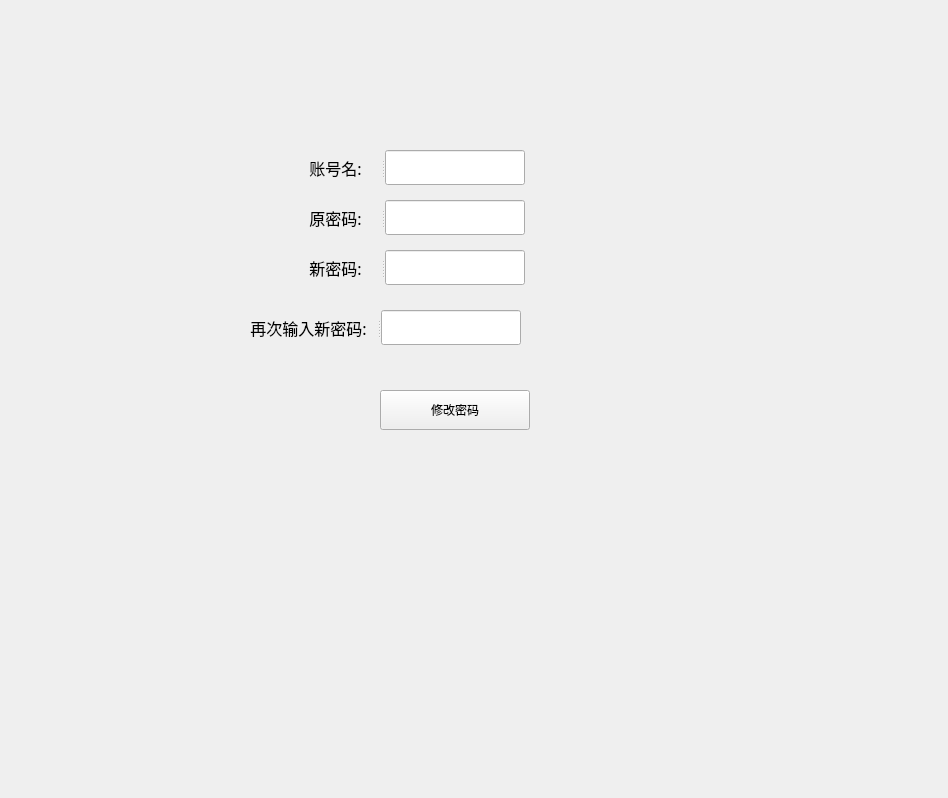
<?xml version="1.0" encoding="UTF-8"?>
<ui version="4.0">
 <class>setting_update_password</class>
 <widget class="QWidget" name="setting_update_password">
  <property name="geometry">
   <rect>
    <x>0</x>
    <y>0</y>
    <width>948</width>
    <height>798</height>
   </rect>
  </property>
  <property name="minimumSize">
   <size>
    <width>100</width>
    <height>30</height>
   </size>
  </property>
  <property name="windowTitle">
   <string>Form</string>
  </property>
  <widget class="PrimaryPushButton" name="update_pushButton">
   <property name="geometry">
    <rect>
     <x>380</x>
     <y>390</y>
     <width>150</width>
     <height>40</height>
    </rect>
   </property>
   <property name="minimumSize">
    <size>
     <width>120</width>
     <height>40</height>
    </size>
   </property>
   <property name="maximumSize">
    <size>
     <width>150</width>
     <height>40</height>
    </size>
   </property>
   <property name="mouseTracking">
    <bool>true</bool>
   </property>
   <property name="text">
    <string>修改密码</string>
   </property>
  </widget>
  <widget class="QSplitter" name="new_splitter">
   <property name="geometry">
    <rect>
     <x>290</x>
     <y>250</y>
     <width>236</width>
     <height>35</height>
    </rect>
   </property>
   <property name="orientation">
    <enum>Qt::Horizontal</enum>
   </property>
   <widget class="QLabel" name="new_label">
    <property name="minimumSize">
     <size>
      <width>90</width>
      <height>35</height>
     </size>
    </property>
    <property name="maximumSize">
     <size>
      <width>91</width>
      <height>35</height>
     </size>
    </property>
    <property name="font">
     <font>
      <family>宋体</family>
      <pointsize>12</pointsize>
     </font>
    </property>
    <property name="text">
     <string>新密码:</string>
    </property>
    <property name="alignment">
     <set>Qt::AlignCenter</set>
    </property>
   </widget>
   <widget class="LineEdit" name="new_LineEdit">
    <property name="minimumSize">
     <size>
      <width>140</width>
      <height>35</height>
     </size>
    </property>
    <property name="maximumSize">
     <size>
      <width>140</width>
      <height>35</height>
     </size>
    </property>
    <property name="font">
     <font>
      <family>宋体</family>
      <pointsize>12</pointsize>
     </font>
    </property>
   </widget>
  </widget>
  <widget class="QSplitter" name="new_splitter_2">
   <property name="geometry">
    <rect>
     <x>240</x>
     <y>310</y>
     <width>281</width>
     <height>35</height>
    </rect>
   </property>
   <property name="orientation">
    <enum>Qt::Horizontal</enum>
   </property>
   <widget class="QLabel" name="new_label_2">
    <property name="minimumSize">
     <size>
      <width>90</width>
      <height>35</height>
     </size>
    </property>
    <property name="maximumSize">
     <size>
      <width>140</width>
      <height>35</height>
     </size>
    </property>
    <property name="font">
     <font>
      <family>宋体</family>
      <pointsize>12</pointsize>
     </font>
    </property>
    <property name="text">
     <string>再次输入新密码:</string>
    </property>
    <property name="alignment">
     <set>Qt::AlignCenter</set>
    </property>
   </widget>
   <widget class="LineEdit" name="new_LineEdit_2">
    <property name="minimumSize">
     <size>
      <width>140</width>
      <height>35</height>
     </size>
    </property>
    <property name="maximumSize">
     <size>
      <width>140</width>
      <height>35</height>
     </size>
    </property>
    <property name="font">
     <font>
      <family>宋体</family>
      <pointsize>12</pointsize>
     </font>
    </property>
   </widget>
  </widget>
  <widget class="QSplitter" name="old_splitter">
   <property name="geometry">
    <rect>
     <x>290</x>
     <y>200</y>
     <width>236</width>
     <height>35</height>
    </rect>
   </property>
   <property name="orientation">
    <enum>Qt::Horizontal</enum>
   </property>
   <widget class="QLabel" name="old_label">
    <property name="minimumSize">
     <size>
      <width>90</width>
      <height>35</height>
     </size>
    </property>
    <property name="maximumSize">
     <size>
      <width>91</width>
      <height>35</height>
     </size>
    </property>
    <property name="font">
     <font>
      <family>宋体</family>
      <pointsize>12</pointsize>
     </font>
    </property>
    <property name="text">
     <string>原密码:</string>
    </property>
    <property name="alignment">
     <set>Qt::AlignCenter</set>
    </property>
   </widget>
   <widget class="LineEdit" name="old_LineEdit">
    <property name="minimumSize">
     <size>
      <width>140</width>
      <height>35</height>
     </size>
    </property>
    <property name="maximumSize">
     <size>
      <width>140</width>
      <height>35</height>
     </size>
    </property>
    <property name="font">
     <font>
      <family>宋体</family>
      <pointsize>12</pointsize>
     </font>
    </property>
   </widget>
  </widget>
  <widget class="QSplitter" name="username_splitter">
   <property name="geometry">
    <rect>
     <x>290</x>
     <y>150</y>
     <width>236</width>
     <height>35</height>
    </rect>
   </property>
   <property name="autoFillBackground">
    <bool>false</bool>
   </property>
   <property name="frameShadow">
    <enum>QFrame::Plain</enum>
   </property>
   <property name="lineWidth">
    <number>1</number>
   </property>
   <property name="orientation">
    <enum>Qt::Horizontal</enum>
   </property>
   <widget class="QLabel" name="username_label">
    <property name="minimumSize">
     <size>
      <width>90</width>
      <height>0</height>
     </size>
    </property>
    <property name="maximumSize">
     <size>
      <width>91</width>
      <height>16777215</height>
     </size>
    </property>
    <property name="font">
     <font>
      <family>宋体</family>
      <pointsize>12</pointsize>
     </font>
    </property>
    <property name="text">
     <string>账号名:</string>
    </property>
    <property name="alignment">
     <set>Qt::AlignCenter</set>
    </property>
   </widget>
   <widget class="LineEdit" name="username_LineEdit">
    <property name="minimumSize">
     <size>
      <width>140</width>
      <height>35</height>
     </size>
    </property>
    <property name="maximumSize">
     <size>
      <width>140</width>
      <height>35</height>
     </size>
    </property>
   </widget>
  </widget>
 </widget>
 <customwidgets>
  <customwidget>
   <class>PushButton</class>
   <extends>QPushButton</extends>
   <header>qfluentwidgets</header>
  </customwidget>
  <customwidget>
   <class>PrimaryPushButton</class>
   <extends>PushButton</extends>
   <header>qfluentwidgets</header>
  </customwidget>
  <customwidget>
   <class>LineEdit</class>
   <extends>QLineEdit</extends>
   <header>qfluentwidgets</header>
  </customwidget>
 </customwidgets>
 <resources/>
 <connections/>
</ui>
